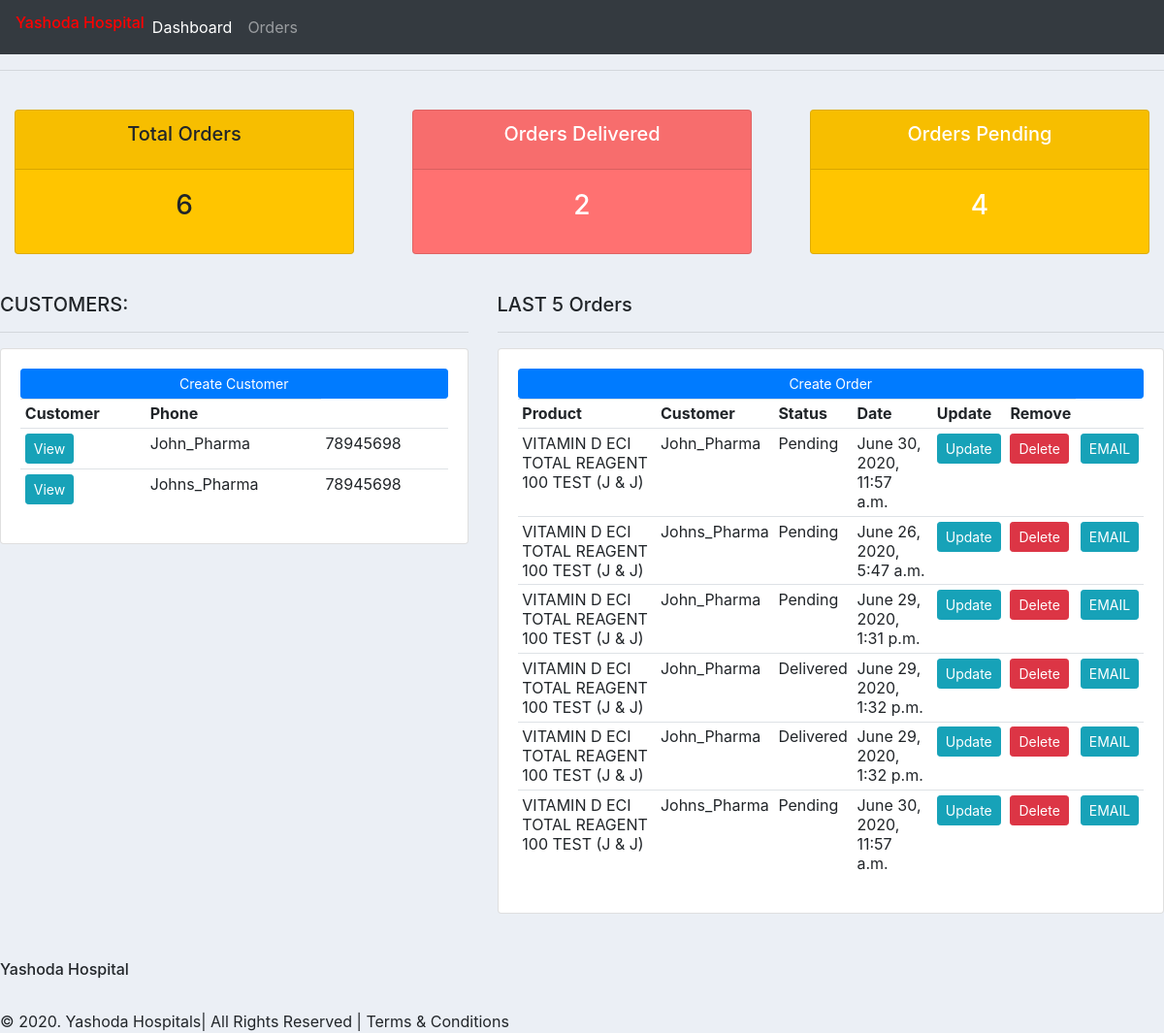
/, run on an earlier commit of the app's database.
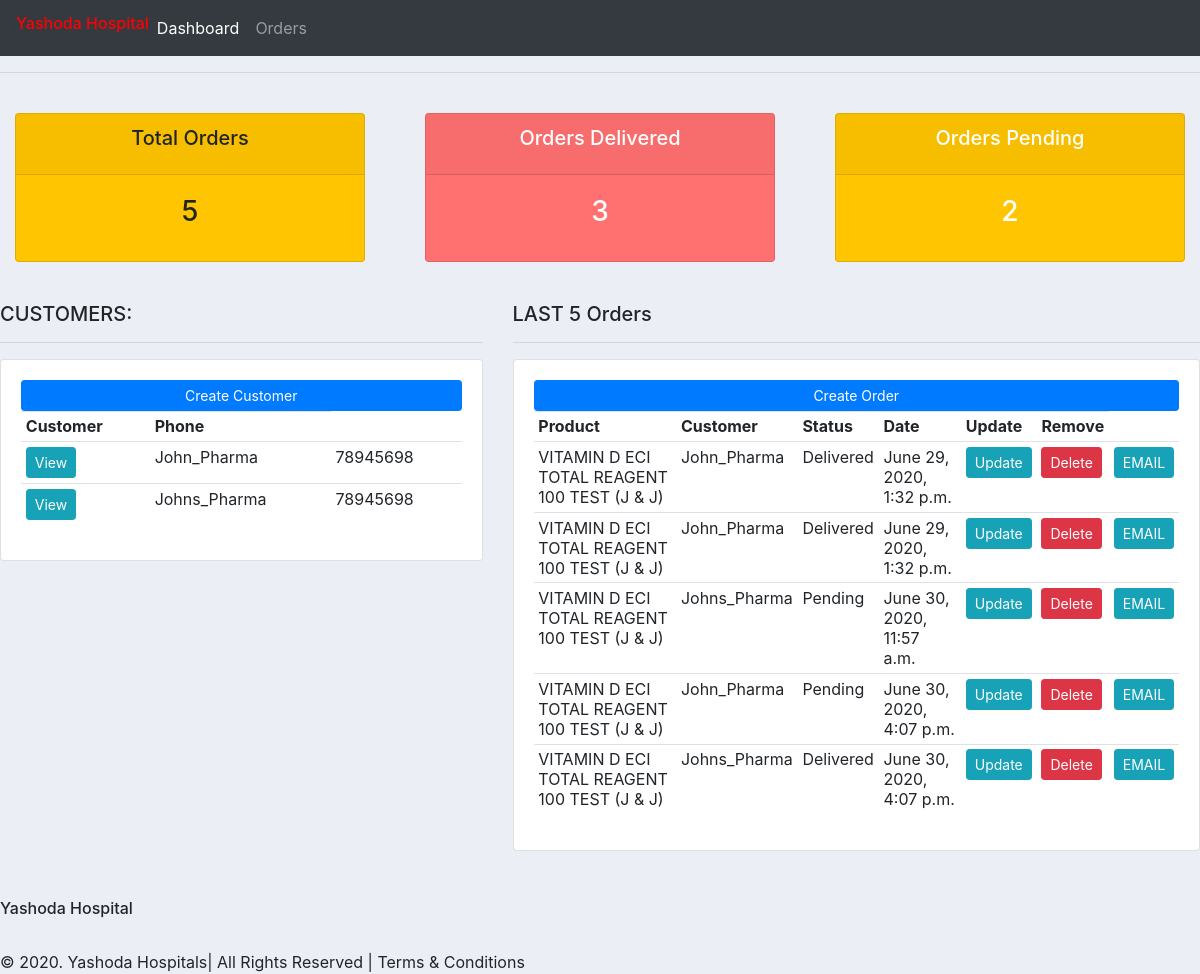
And on a later commit of the database.
### accounts/models.py (models this page shows, shortened)
class Customer(models.Model):
    name = models.CharField(max_length=200,null=True)
    phone = models.CharField(max_length=200,null=True)
    email = models.CharField(max_length=200,null=True)
    date_created = models.DateTimeField(auto_now=True, null=True)
    def __str__(self):
        return self.name

class Order(models.Model):
    STATUS = (
            ('Pending','Pending'),
            ('Out for Delivery', 'Out for Delivery'),
            ('Delivered','Delivered'),
    )
    customer = models.ForeignKey(Customer,null=True,on_delete=models.SET_NULL)
    products = models.ForeignKey(Product,null=True,on_delete=models.SET_NULL)
    data_created = models.DateTimeField(auto_now=True, null=True)
    status = models.CharField(max_length=200, null=True, choices=STATUS)
    tags = models.ManyToManyField(Tag)

class Product(models.Model):
    amount = models.FloatField(null=True)
    code = models.CharField(max_length=200,null=True)
    name = models.CharField(max_length=200,null=True)
    unit = models.FloatField(null=True)
    department = models.CharField(max_length=200,null=True)
    balance = models.FloatField(null=True)
    kit =models.CharField(max_length=200,null=True)
    data_created = models.DateTimeField(auto_now=True, null=True)
    tags = models.ManyToManyField(Tag)
    def __str__(self):
            return self.name

### accounts/views.py (the view)
# urls.py: path('',views.home,name="home"),
def home(request):
	orders = Order.objects.all()
	customers = Customer.objects.all()
	total_customers = customers.count()
	total_orders = orders.count()
	delivered = orders.filter(status='Delivered').count()
	pending = orders.filter(status = 'Pending').count()
	context = {'orders': orders , 'customers':customers,
	'total_orders':total_orders, 'delivered':delivered,
	'pending':pending}
	return render(request, 'accounts/dashboard.html', context)

### accounts/templates/accounts/dashboard.html
{% extends 'accounts/main.html' %}
{% block content %}
{% include 'accounts/status.html' %}
<br>
<div class = "row">
  <div class = "col-md-5">
    <h5> CUSTOMERS: </h5>
    <hr>
    <div class="card card-body">
      <a class="btn btn-primary btn-sm btn-block" href=""> Create Customer
        </a>
        <table class="table table-sm">
          <tr>
            <th> Customer </th>
            <th> Phone </th>
            {% for customer in customers %}
              <tr>
                <td><a a class="btn btn-primary btn-sm btn-info" href= "{% url 'customer' customer.id %}" >View</a></td>
                <td>{{customer.name}} </td>
                <td>{{customer.phone}} </td>
              </tr>
            {% endfor %}
          </tr>
        </table>
        </div>
      </div>
<div class = "col-md-7">
  <h5>LAST 5 Orders </h5>
  <hr>
  <div class="card card-body">
    <a class="btn btn-primary btn-sm btn-block" href="{% url 'create_order' %}">Create Order</a>
    <table class ="table table-sm">
      <tr>
        <th>Product</th>
        <th>Customer</th>
        <th>Status</th>
        <th>Date</th>
        <th>Update</th>
        <th>Remove</th>
      </tr>
      {% for order in orders %}
        <tr>
          <td>{{order.products}}</td>
          <td>{{order.customer}}</td>
          <td>{{order.status}} </td>
          <td>{{order.data_created}}</td>
          <td><a class="btn btn-primary btn-sm btn-info" href="{% url 'update_order' order.id %}">Update</a></td>
          <td><a class="btn btn-primary btn-sm btn-danger" href="{% url 'delete_order' order.id %}">Delete</a></td>
          <td><a class="btn btn-primary btn-sm btn-info" href="">EMAIL</a></td>
        </tr>
      {% endfor %}
    </table>
    </div>
    </div>
</div>
{% endblock %}

What changed in the data, as far as the page shows it:
removed Order: products "VITAMIN D ECI TOTAL REAGENT 100 TEST (J & J)", customer "John_Pharma", status "Pending", data_created "June 30, 2020, 11:57 a.m."
removed Order: products "VITAMIN D ECI TOTAL REAGENT 100 TEST (J & J)", customer "Johns_Pharma", status "Pending", data_created "June 26, 2020, 5:47 a.m."
removed Order: products "VITAMIN D ECI TOTAL REAGENT 100 TEST (J & J)", customer "John_Pharma", status "Pending", data_created "June 29, 2020, 1:31 p.m."
added Order: products "VITAMIN D ECI TOTAL REAGENT 100 TEST (J & J)", customer "John_Pharma", status "Pending", data_created "June 30, 2020, 4:07 p.m."
added Order: products "VITAMIN D ECI TOTAL REAGENT 100 TEST (J & J)", customer "Johns_Pharma", status "Delivered", data_created "June 30, 2020, 4:07 p.m."
Also different on the page:
{{ total_orders }}: "6" → "5"
{{ delivered }}: "2" → "3"
{{ pending }}: "4" → "2"
